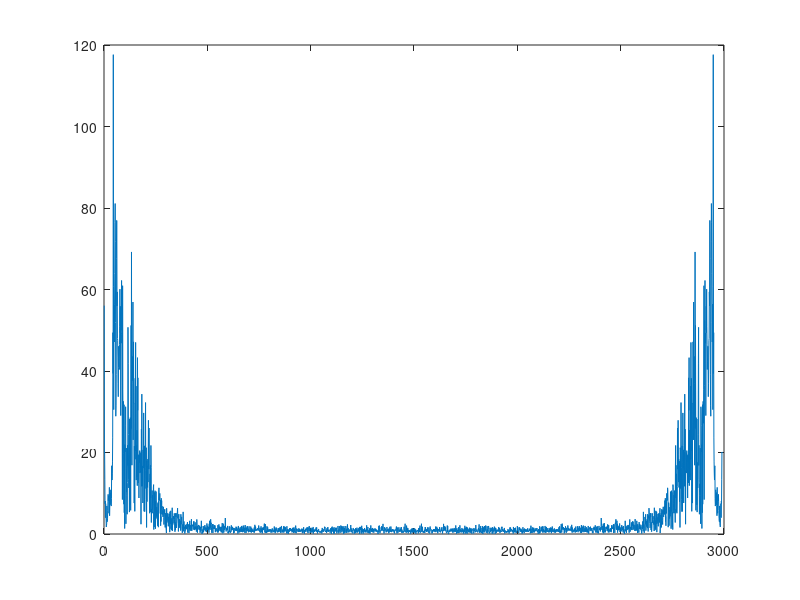
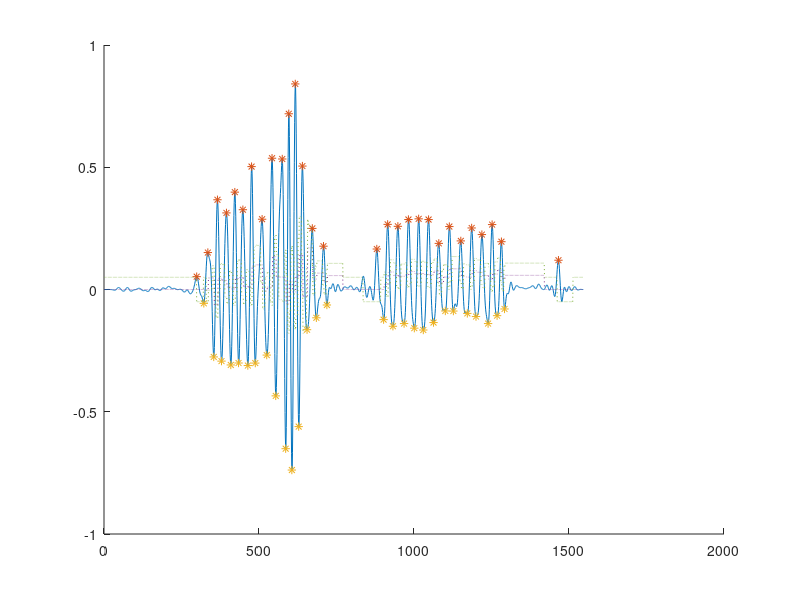

The MATLAB script that drew these images, in order:
%%


%%
j = (-1)^(1/2);

h=firls(50,[0 2 4 25]/50*2,[1 1 0 0]);

%%
x = csvread('step28.csv', 0, 2);



x_g = mean(x(1:300));
x = x/x_g - 1;
plot(abs(fft(x)))
figure

x = x(1:2:end);
x = conv(x,h);

% x = rawH - mean(rawH);

peak = -100;
valley = 100;
baseline = 0;
threshold = 0.05;
state = 0;
flg_firststep = 0;
cross_zero = 0;
prev_x = 0;
step = 0;

%
peaklist = [];
peakidx = [];
valleylist = [];
valleyidx = [];
baselinelist = [];
thresholdlist = [];
upperthresholdlist = [];
upperthresholdidx = [];
lowerthresholdlist = [];
lowerthresholdidx = [];


for i=1:length(x)
    if i>50 && state ~= 0
        threshold = std(x(i-40:i))*0.3;
        if threshold < 0.05
            threshold = 0.05;
        end
    end
    %
    baselinelist = [baselinelist baseline];
    if state == 0 ||state == 3
        thresholdlist = [thresholdlist baseline+threshold];
        upperthresholdlist = [upperthresholdlist baseline+threshold];
        upperthresholdidx = [upperthresholdidx i];
    else
        thresholdlist = [thresholdlist baseline-threshold];
        lowerthresholdlist = [lowerthresholdlist baseline-threshold];
        lowerthresholdidx = [lowerthresholdidx i];
    end
    
    if state == 0
        if x(i) > baseline+threshold
            flg_firststep = 1;
            state = 2;
            peak = x(i);
            cross_zero = 0;
            %
            peakidx = [peakidx i];
            peaklist = [peaklist peak];
        end
    elseif state == 2
        if x(i)>peak
            peak = x(i);
            %
            peakidx(end) = i;
            peaklist(end) = peak;
        elseif x(i)<baseline-threshold
                flg_firststep = 0;
                state = 3;
                valley = x(i);
                cross_zero = 0;
                step = step + 1;
                %
                valleyidx = [valleyidx i];
                valleylist = [valleylist valley];
        elseif flg_firststep == 0
                baseline = (peak+valley)/2;
        end
    elseif state == 3
        if x(i)<valley
            valley = x(i);
            %
            valleyidx(end) = i;
            valleylist(end) = valley;
        elseif x(i)>baseline+threshold
                state = 2;
                peak = x(i);
                cross_zero = 0;
                %
                peaklist = [peaklist peak];
                peakidx = [peakidx i];
        else
            baseline = (peak+valley)/2;
        end
    end
    
    if state ~= 0 && x(i) * prev_x <0
        cross_zero = cross_zero + 1;
        if cross_zero > 5
            state = 0;
            baseline = 0;
        end
    end
    
    prev_x = x(i);
end

%%
hold on
plot(x)
plot(peakidx, peaklist,'*')
plot(valleyidx, valleylist,'*')
plot(baselinelist,':')
plot(thresholdlist,':')
% plot(lowerthresholdidx, lowerthresholdlist,'.')
% plot(upperthresholdidx, upperthresholdlist,'.')
